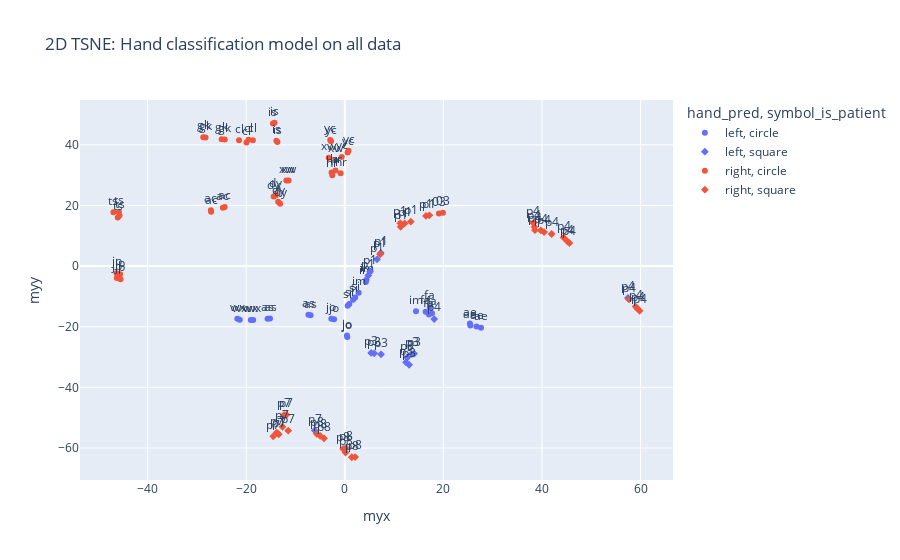

This figure's notebook cell:
### Code cell
tsne_input = df_raw.iloc[:,:24].to_numpy()
data_tsne = TSNE(n_components=2, learning_rate='auto', init='random', perplexity=3).fit_transform(tsne_input)

data_tsne = pd.DataFrame(data_tsne, columns=['myx', 'myy'])

data_tsne['hand_pred'] = knn.predict(df_raw.iloc[:,:24])
data_tsne['subject_ids'] = df_raw['subject_id'].to_numpy()
data_tsne['symbol_is_patient'] = df_raw['is_patient'].map({False: 'circle', True: 'square'}).to_numpy()

fig = px.scatter(data_tsne, 
                    x='myx', y='myy',
                    color='hand_pred', 
                    symbol='symbol_is_patient', 
                    text='subject_ids',
                    title='2D TSNE: Hand classification model on all data'
)
fig.update_traces(textposition='top center')
fig.show()

### Figure 1 — Plotly figure (JSON) as saved in the notebook; plotly's stock layout.template omitted (floating-point values rounded to 4 significant figures)
{"data": [{"hovertemplate": "hand_pred=left<br>symbol_is_patient=circle<br>myx=%{x}<br>myy=%{y}<br>subject_ids=%{text}<extra></extra>", "legendgroup": "left, circle", "marker": {"color": "#636efa", "symbol": "circle"}, "mode": "markers+text", "name": "left, circle", "orientation": "v", "showlegend": true, "text": ["fa", "fa", "fa", "fa", "ae", "ae", "ae", "ae", "as", "as", "as", "as", "im", "im", "im", "im", "si", "si", "si", "si", "jo", "jo", "jo", "jo", "wx", "wx", "wx", "wx"], "textposition": "top center", "type": "scatter", "x": [17.25, 16.4, 17.07, 17.68, 25.47, 25.38, 27.63, 26.72, -15.17, -15.67, -6.942, -7.382, 14.44, 2.806, 4.405, 4.268, 1.68, 2.105, 0.5846, 0.918, 0.5068, -2.178, -2.73, 0.4382, -18.58, -19.07, -21.8, -21.3], "xaxis": "x", "y": [-13.55, -15.06, -15.99, -15.53, -19.63, -18.95, -20.36, -19.93, -17.29, -17.35, -16.22, -16.06, -14.9, -8.776, -4.536, -5.225, -11.08, -10.35, -13.12, -12.48, -23.37, -17.56, -17.38, -22.9, -17.77, -17.81, -17.39, -17.69], "yaxis": "y"}, {"hovertemplate": "hand_pred=left<br>symbol_is_patient=square<br>myx=%{x}<br>myy=%{y}<br>subject_ids=%{text}<extra></extra>", "legendgroup": "left, square", "marker": {"color": "#636efa", "symbol": "diamond"}, "mode": "markers+text", "name": "left, square", "orientation": "v", "showlegend": true, "text": ["p3", "p3", "p1", "p1", "p4", "p4", "p3", "p3", "p3", "p3", "p3", "p3", "p7", "p1", "p1"], "textposition": "top center", "type": "scatter", "x": [7.353, 13.59, 5.136, 6.542, 18.13, 57.43, 13.05, 12.65, 5.342, 5.965, 12.42, 14.07, -6.105, 7.293, 4.771], "xaxis": "x", "y": [-29.11, -29.01, -1.855, 2.239, -17.47, -10.53, -32.57, -30.2, -28.64, -28.79, -31.74, -28.9, -54.22, 4.308, -3.081], "yaxis": "y"}, {"hovertemplate": "hand_pred=right<br>symbol_is_patient=circle<br>myx=%{x}<br>myy=%{y}<br>subject_ids=%{text}<extra></extra>", "legendgroup": "right, circle", "marker": {"color": "#EF553B", "symbol": "circle"}, "mode": "markers+text", "name": "right, circle", "orientation": "v", "showlegend": true, "text": ["xw", "xw", "xw", "xw", "hr", "hr", "hr", "hr", "cl", "cl", "cl", "cl", "ts", "ts", "ts", "ts", "dy", "dy", "dy", "dy", "gk", "gk", "gk", "gk", "jp", "jp", "jp", "jp", "03", "03", "ac", "ac", "ac", "ac", "yc", "yc", "yc", "yc", "yc", "is", "is", "is", "is"], "textposition": "top center", "type": "scatter", "x": [-11.41, -11.86, -1.933, -3.266, -0.8474, -1.886, -2.544, -2.687, -21.45, -19.95, -18.65, -19.53, -45.83, -46.94, -46.06, -45.7, -13.51, -13.12, -13.98, -14.43, -24.98, -24.35, -28.72, -28.25, -45.58, -46.3, -46.27, -45.51, 19.9, 19.09, -27.12, -27.17, -24.37, -24.74, 0.7611, -0.6305, 0.5587, -2.794, -2.958, -13.66, -13.88, -14.58, -14.25], "xaxis": "x", "y": [28.25, 28.19, 34.92, 35.73, 30.59, 31.5, 29.98, 30.83, 41.5, 40.78, 41.53, 41.65, 17.81, 17.75, 16.06, 16.71, 21.26, 20.6, 23.39, 22.97, 41.87, 41.78, 42.51, 42.44, -2.711, -2.355, -3.892, -4.303, 17.56, 17.37, 17.92, 18.43, 19.49, 19.24, 38.01, 35.96, 37.51, 41.17, 41.6, 40.97, 41.37, 46.99, 47.28], "yaxis": "y"}, {"hovertemplate": "hand_pred=right<br>symbol_is_patient=square<br>myx=%{x}<br>myy=%{y}<br>subject_ids=%{text}<extra></extra>", "legendgroup": "right, square", "marker": {"color": "#EF553B", "symbol": "diamond"}, "mode": "markers+text", "name": "right, square", "orientation": "v", "showlegend": true, "text": ["p4", "p4", "p4", "p4", "p8", "p8", "p1", "p1", "p1", "p4", "p4", "p4", "p4", "p4", "p8", "p8", "p8", "p8", "p8", "p8", "p7", "p7", "p7", "p7", "p7", "p7", "p7", "p4", "p4", "p4", "p4", "p1", "p1", "p1", "p1"], "textposition": "top center", "type": "scatter", "x": [58.99, 59.81, 59.38, 57.65, -4.212, -4.992, 12.14, 11.25, 11.32, 40.42, 41.96, 44.39, 39.76, 38.58, 0.1971, -0.3402, 1.424, 2.101, -5.705, 0.1539, -12.65, -11.48, -13.81, -14.51, -13.39, -11.84, -12.32, 45.57, 45.14, 38.46, 38.25, 7.153, 16.47, 17.16, 13.39], "xaxis": "x", "y": [-13.36, -14.75, -14.05, -10.98, -56.8, -56.04, 14.06, 14.16, 12.93, 11.21, 10.59, 9.39, 11.81, 11.85, -59.97, -60.31, -63.06, -63.01, -55.33, -61.48, -53.01, -54.3, -54.93, -56.16, -55.5, -49.07, -49.08, 7.6, 8.192, 12.93, 14.23, 3.871, 16.55, 16.74, 14.65], "yaxis": "y"}], "layout": {"legend": {"title": {"text": "hand_pred, symbol_is_patient"}, "tracegroupgap": 0}, "title": {"text": "2D TSNE: Hand classification model on all data"}, "xaxis": {"anchor": "y", "domain": [0, 1], "title": {"text": "myx"}}, "yaxis": {"anchor": "x", "domain": [0, 1], "title": {"text": "myy"}}}}
